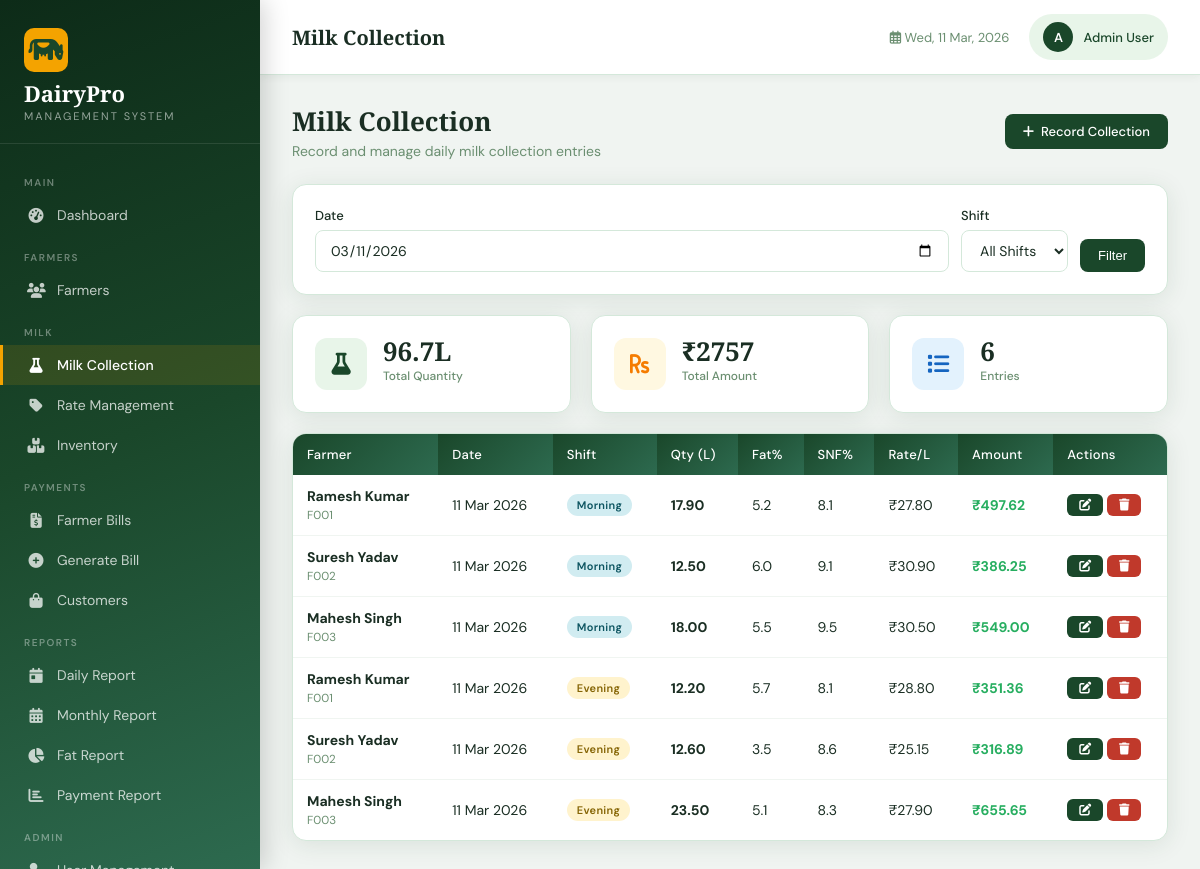
The app's page /milk/ (signed in) with its own data.
### milk_collection/models.py (models this page shows, shortened)
class MilkCollection(models.Model):
    SHIFT_CHOICES = [('morning', 'Morning'), ('evening', 'Evening')]
    farmer = models.ForeignKey(Farmer, on_delete=models.CASCADE, related_name='collections')
    date = models.DateField()
    shift = models.CharField(max_length=10, choices=SHIFT_CHOICES)
    quantity = models.DecimalField(max_digits=8, decimal_places=2)
    fat = models.DecimalField(max_digits=4, decimal_places=1)
    snf = models.DecimalField(max_digits=4, decimal_places=1)
    rate = models.DecimalField(max_digits=8, decimal_places=2, default=0)
    total_amount = models.DecimalField(max_digits=10, decimal_places=2, default=0)
    created_at = models.DateTimeField(auto_now_add=True)
    updated_at = models.DateTimeField(auto_now=True)
    class Meta:
        ordering = ['-date', '-shift']
        unique_together = ['farmer', 'date', 'shift']

### farmers/models.py (models this page shows, shortened)
class Farmer(models.Model):
    farmer_id = models.CharField(max_length=20, unique=True)
    name = models.CharField(max_length=100)
    address = models.TextField()
    phone = models.CharField(max_length=15)
    email = models.EmailField(blank=True)
    bank_name = models.CharField(max_length=100, blank=True)
    account_number = models.CharField(max_length=30, blank=True)
    ifsc_code = models.CharField(max_length=20, blank=True)
    joining_date = models.DateField()
    is_active = models.BooleanField(default=True)
    photo = models.ImageField(upload_to='farmers/', blank=True, null=True)
    created_at = models.DateTimeField(auto_now_add=True)
    updated_at = models.DateTimeField(auto_now=True)
    class Meta:
        ordering = ['farmer_id']

### milk_collection/views.py (the view)
# urls.py: path('', views.collection_list, name='collection_list'),
@login_required
def collection_list(request):
    filter_date = request.GET.get('date', str(date.today()))
    shift = request.GET.get('shift', '')
    collections = MilkCollection.objects.select_related('farmer').filter(date=filter_date)
    if shift:
        collections = collections.filter(shift=shift)
    total_qty = collections.aggregate(Sum('quantity'))['quantity__sum'] or 0
    total_amt = collections.aggregate(Sum('total_amount'))['total_amount__sum'] or 0
    context = {'collections': collections, 'filter_date': filter_date, 'shift': shift,
               'total_qty': total_qty, 'total_amt': total_amt}
    return render(request, 'milk/list.html', context)

### templates/milk/list.html (shortened to what this page needs)
{% extends 'base.html' %}
{% block page_title %}Milk Collection{% endblock %}
{% block content %}
<div class="page-header">
    <div><h2>Milk Collection</h2><p>Record and manage daily milk collection entries</p></div>
    <a href="{% url 'collection_add' %}" class="btn btn-primary"><i class="fas fa-plus"></i> Record Collection</a>
</div>
<div class="card" style="margin-bottom:20px;">
  <div class="card-body">
    <form method="get" style="display:flex;gap:12px;flex-wrap:wrap;align-items:flex-end;">
      <div class="form-group" style="margin:0;flex:1;min-width:160px;">
        <label class="form-label">Date</label>
        <input type="date" name="date" value="{{ filter_date }}" class="form-control">
      </div>
      <div class="form-group" style="margin:0;">
        <label class="form-label">Shift</label>
        <select name="shift" class="form-control">
          <option value="">All Shifts</option>
        </select>
      </div>
      <button type="submit" class="btn btn-primary">Filter</button>
    </form>
  </div>
</div>
{% if collections %}
<div class="stats-grid" style="margin-bottom:20px;">
  <div class="stat-card"><div class="stat-icon green"><i class="fas fa-flask"></i></div><div class="stat-info"><div class="stat-value">{{ total_qty|floatformat:1 }}L</div><div class="stat-label">Total Quantity</div></div></div>
  <div class="stat-card"><div class="stat-icon amber"><i class="fas fa-rupee-sign"></i></div><div class="stat-info"><div class="stat-value">&#8377;{{ total_amt|floatformat:0 }}</div><div class="stat-label">Total Amount</div></div></div>
  <div class="stat-card"><div class="stat-icon blue"><i class="fas fa-list"></i></div><div class="stat-info"><div class="stat-value">{{ collections|length }}</div><div class="stat-label">Entries</div></div></div>
</div>
{% endif %}
<div class="card">
  <div class="card-body" style="padding:0;">
    <div class="table-wrapper">
      <table>
        <thead><tr><th>Farmer</th><th>Date</th><th>Shift</th><th>Qty (L)</th><th>Fat%</th><th>SNF%</th><th>Rate/L</th><th>Amount</th><th>Actions</th></tr></thead>
        <tbody>
        {% for c in collections %}
        <tr>
          <td><strong>{{ c.farmer.name }}</strong><br><small style="color:var(--text-muted)">{{ c.farmer.farmer_id }}</small></td>
          <td>{{ c.date|date:"d M Y" }}</td>
          <td><span class="badge {% if c.shift == 'morning' %}badge-info{% else %}badge-warning{% endif %}">{{ c.shift|title }}</span></td>
          <td><strong>{{ c.quantity }}</strong></td>
          <td>{{ c.fat }}</td>
          <td>{{ c.snf }}</td>
          <td>&#8377;{{ c.rate|floatformat:2 }}</td>
          <td><strong style="color:var(--success)">&#8377;{{ c.total_amount|floatformat:2 }}</strong></td>
          <td>
            <a href="{% url 'collection_edit' c.pk %}" class="btn btn-sm btn-primary"><i class="fas fa-edit"></i></a>
            <a href="{% url 'collection_delete' c.pk %}" class="btn btn-sm btn-danger"><i class="fas fa-trash"></i></a>
          </td>
        </tr>
        {% empty %}
        <tr><td colspan="9" style="text-align:center;padding:40px;color:var(--text-muted)">No collections found for this date</td></tr>
        {% endfor %}
        </tbody>
      </table>
    </div>
  </div>
</div>
{% endblock %}

### templates/base.html (shortened to what this page needs)
<!DOCTYPE html>
<html lang="en">
<head>
    <link href="https://cdnjs.cloudflare.com/ajax/libs/font-awesome/6.4.0/css/all.min.css" rel="stylesheet">
</head>
<body>
    {% if user.is_authenticated %}
    <aside class="sidebar" id="sidebar">
        <div class="sidebar-brand">
            <div class="logo-icon"><i class="fas fa-cow"></i></div>
            <h1>DairyPro</h1>
            <span>Management System</span>
        </div>
        <nav>
            <div class="nav-section-title">Main</div>
            <a href="{% url 'dashboard' %}" class="nav-link {% if request.resolver_match.url_name == 'dashboard' %}active{% endif %}">
                <i class="fas fa-tachometer-alt"></i> Dashboard
            </a>
            <div class="nav-section-title">Farmers</div>
            <a href="{% url 'farmer_list' %}" class="nav-link {% if 'farmer' in request.resolver_match.url_name %}active{% endif %}">
                <i class="fas fa-users"></i> Farmers
            </a>
            <div class="nav-section-title">Milk</div>
            <a href="{% url 'collection_list' %}" class="nav-link {% if 'collection' in request.resolver_match.url_name %}active{% endif %}">
                <i class="fas fa-flask"></i> Milk Collection
            </a>
            <a href="{% url 'milk_rates' %}" class="nav-link {% if request.resolver_match.url_name == 'milk_rates' %}active{% endif %}">
                <i class="fas fa-tag"></i> Rate Management
            </a>
            <a href="{% url 'inventory_list' %}" class="nav-link {% if 'inventory' in request.resolver_match.url_name %}active{% endif %}">
                <i class="fas fa-boxes"></i> Inventory
            </a>
            <div class="nav-section-title">Payments</div>
            <a href="{% url 'payment_list' %}" class="nav-link {% if request.resolver_match.url_name == 'payment_list' %}active{% endif %}">
                <i class="fas fa-file-invoice-dollar"></i> Farmer Bills
            </a>
            <a href="{% url 'generate_bill' %}" class="nav-link {% if request.resolver_match.url_name == 'generate_bill' %}active{% endif %}">
                <i class="fas fa-plus-circle"></i> Generate Bill
            </a>
            <a href="{% url 'customer_list' %}" class="nav-link {% if 'customer' in request.resolver_match.url_name %}active{% endif %}">
                <i class="fas fa-shopping-bag"></i> Customers
            </a>
            <div class="nav-section-title">Reports</div>
            <a href="{% url 'daily_report' %}" class="nav-link {% if request.resolver_match.url_name == 'daily_report' %}active{% endif %}">
                <i class="fas fa-calendar-day"></i> Daily Report
            </a>
            <a href="{% url 'monthly_report' %}" class="nav-link {% if request.resolver_match.url_name == 'monthly_report' %}active{% endif %}">
                <i class="fas fa-calendar-alt"></i> Monthly Report
            </a>
            <a href="{% url 'fat_report' %}" class="nav-link {% if request.resolver_match.url_name == 'fat_report' %}active{% endif %}">
                <i class="fas fa-chart-pie"></i> Fat Report
            </a>
            <a href="{% url 'payment_report' %}" class="nav-link {% if request.resolver_match.url_name == 'payment_report' %}active{% endif %}">
                <i class="fas fa-chart-bar"></i> Payment Report
            </a>
            {% if user.is_superuser %}
            <div class="nav-section-title">Admin</div>
            <a href="{% url 'user_management' %}" class="nav-link {% if request.resolver_match.url_name == 'user_management' %}active{% endif %}">
                <i class="fas fa-user-shield"></i> User Management
            </a>
            {% endif %}
        </nav>
    </aside>
    <div class="main-content">
        <div class="topbar">
            <div style="display:flex;align-items:center;gap:14px;">
                <div class="topbar-title">{% block page_title %}Dashboard{% endblock %}</div>
            </div>
            <div class="topbar-right">
                <div class="topbar-date"><i class="far fa-calendar-alt"></i> <span id="current-date"></span></div>
                <a href="{% url 'profile' %}" class="user-badge">
                    <div class="avatar">{{ user.first_name|first|upper|default:user.username|first|upper }}</div>
                    <span style="font-size:13px;font-weight:500;">{{ user.get_full_name|default:user.username }}</span>
                </a>
            </div>
        </div>
        <div class="content-area">
            {% block content %}{% endblock %}
        </div>
    </div>
    {% else %}
        {% block auth_content %}{% endblock %}
    {% endif %}
</body>
</html>

### records on screen
MilkCollection: farmer.name "Ramesh Kumar", farmer.farmer_id "F001", date "11 Mar 2026", shift "Morning", quantity "17.90", fat "5.2", snf "8.1", rate "27.80", total_amount "497.62"
MilkCollection: farmer.name "Suresh Yadav", farmer.farmer_id "F002", date "11 Mar 2026", shift "Morning", quantity "12.50", fat "6.0", snf "9.1", rate "30.90", total_amount "386.25"
MilkCollection: farmer.name "Mahesh Singh", farmer.farmer_id "F003", date "11 Mar 2026", shift "Morning", quantity "18.00", fat "5.5", snf "9.5", rate "30.50", total_amount "549.00"
MilkCollection: farmer.name "Ramesh Kumar", farmer.farmer_id "F001", date "11 Mar 2026", shift "Evening", quantity "12.20", fat "5.7", snf "8.1", rate "28.80", total_amount "351.36"
MilkCollection: farmer.name "Suresh Yadav", farmer.farmer_id "F002", date "11 Mar 2026", shift "Evening", quantity "12.60", fat "3.5", snf "8.6", rate "25.15", total_amount "316.89"
MilkCollection: farmer.name "Mahesh Singh", farmer.farmer_id "F003", date "11 Mar 2026", shift "Evening", quantity "23.50", fat "5.1", snf "8.3", rate "27.90", total_amount "655.65"

### other values on screen
{{ user.first_name|first|upper|default:user.username|first|upper }} "A"
{{ user.get_full_name|default:user.username }} "Admin User"
{{ total_qty|floatformat:1 }} "96.7"
{{ total_amt|floatformat:0 }} "2757"
{{ collections|length }} "6"
